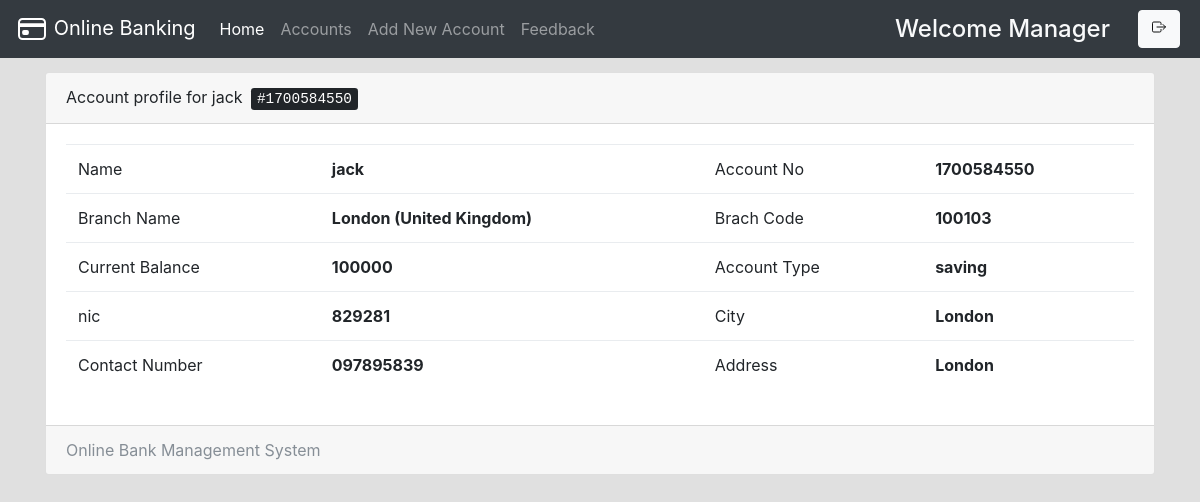
The page /show.php?id=1 (signed in) on the database its author committed.
### tables this page shows
CREATE TABLE `useraccounts` (
  `id` int(11) NOT NULL,
  `is_first_login` tinyint(1) NOT NULL DEFAULT 1,
  `email` text NOT NULL,
  `password` text NOT NULL,
  `name` varchar(111) NOT NULL,
  `balance` varchar(111) NOT NULL,
  `nic` varchar(111) NOT NULL,
  `number` varchar(111) NOT NULL,
  `city` varchar(111) NOT NULL,
  `address` varchar(111) NOT NULL,
  `source` varchar(111) NOT NULL,
  `accountNo` varchar(111) NOT NULL,
  `branch` varchar(111) NOT NULL,
  `accountType` varchar(111) NOT NULL,
  `date` timestamp NOT NULL DEFAULT current_timestamp()
);

CREATE TABLE `branch` (
  `branchId` int(11) NOT NULL,
  `branchNo` varchar(111) NOT NULL,
  `branchName` varchar(111) NOT NULL
);

### show.php (the view, shortened to what this page needs)
<!DOCTYPE html>
<html>
<head>
  <?php require 'assets/autoloader.php'; ?>
  <?php require 'assets/function.php'; ?>
</head>
<body style="background:#e0e0e0;background-size: 100%">
<nav class="navbar navbar-expand-lg navbar-dark bg-dark fixed-top">
    <a class="navbar-brand" href="#">
        <ion-icon name="card-outline" class="d-inline-block align-top" size="large"></ion-icon>
        Online Banking
    </a>
  <div class="collapse navbar-collapse" id="navbarSupportedContent">
    <ul class="navbar-nav mr-auto">
      <li class="nav-item ">
        <a class="nav-link active" href="mindex.php">Home <span class="sr-only">(current)</span></a>
      </li>
      <li class="nav-item ">  <a class="nav-link" href="maccounts.php">Accounts</a></li>
      <li class="nav-item ">  <a class="nav-link" href="maddnew.php">Add New Account</a></li>
      <li class="nav-item ">  <a class="nav-link" href="mfeedback.php">Feedback</a></li>
    </ul>
    <?php include 'msideButton.php'; ?>
  </div>
</nav><br><br><br>
<?php
  $array = $con->query("select * from useraccounts,branch where useraccounts.id = '$_GET[id]' AND useraccounts.branch = branch.branchId");
  $row = $array->fetch_assoc();
 ?>
<div class="container">
<div class="card w-100 text-cente">
  <div class="card-header">
    Account profile for <?php echo $row['name'];echo "<kbd class='mx-2'>#";echo $row['accountNo'];echo "</kbd>"; ?>
  </div>
  <div class="card-body">
    <table class="table table-borderless">
      <tbody>
        <tr>
          <td>Name</td>
          <th><?php echo $row['name'] ?></th>
          <td>Account No</td>
          <th><?php echo $row['accountNo'] ?></th>
        </tr><tr>
          <td>Branch Name</td>
          <th><?php echo $row['branchName'] ?></th>
          <td>Brach Code</td>
          <th><?php echo $row['branchNo'] ?></th>
        </tr><tr>
          <td>Current Balance</td>
          <th><?php echo $row['balance'] ?></th>
          <td>Account Type</td>
          <th><?php echo $row['accountType'] ?></th>
        </tr><tr>
          <td>nic</td>
          <th><?php echo $row['nic'] ?></th>
          <td>City</td>
          <th><?php echo $row['city'] ?></th>
        </tr><tr>
          <td>Contact Number</td>
          <th><?php echo $row['number'] ?></th>
          <td>Address</td>
          <th><?php echo $row['address'] ?></th>
        </tr>
      </tbody>
    </table>
  </div>
  <div class="card-footer text-muted">
      <?php echo bankName ?>
  </div>
</div>
</body>
</html>

### rows shown on the page
useraccounts: name "jack", accountNo "1700584550", branch.branchName "London (United Kingdom)", branch.branchNo "100103", balance "100000", accountType "saving", nic "829281", city "London", number "097895839", address "London"

### other values the page prints
bankName "Online Bank Management System"
